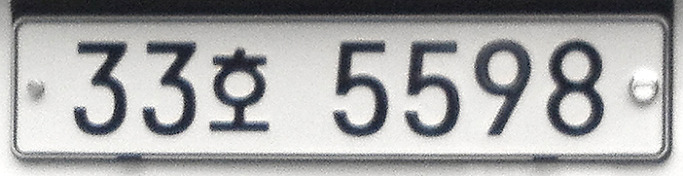
#> input picture test_pkg/images/test.jpeg, 683 x 176 px, found by its file name
$ python license_number_test.py
#> lines starting #> are read from the running program, lines starting #| are printed output that depends on the picture; after the words box and inside, x2 and y2 are one past the last pixel; in counts of white or black regions, pixels touching at a corner belong together
import cv2
import numpy as np
import matplotlib.pyplot as plt
import pytesseract

plt.style.use('dark_background')

img_ori = cv2.imread('/home/hyoseok/catkin_ws/src/test_pkg/images/test.jpeg')
#> img_ori is the input picture: shape (176, 683, 3); mean B, G, R 167.8, 167.6, 167.4
height, width, channel = img_ori.shape
#> height = 176; width = 683; channel = 3
gray = cv2.cvtColor(img_ori, cv2.COLOR_BGR2GRAY)
structuringElement = cv2.getStructuringElement(cv2.MORPH_RECT, (3, 3))
imgTopHat = cv2.morphologyEx(gray, cv2.MORPH_TOPHAT, structuringElement)
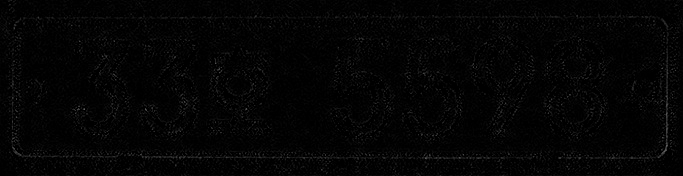
#> imgTopHat: shape (176, 683); min 0, max 101, mean 4.1
imgBlackHat = cv2.morphologyEx(gray, cv2.MORPH_BLACKHAT, structuringElement)
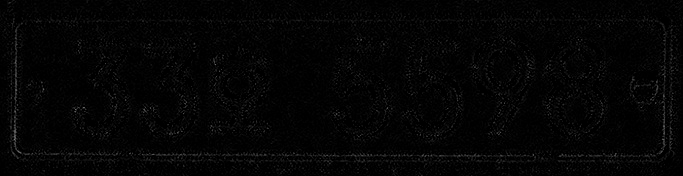
#> imgBlackHat: shape (176, 683); min 0, max 128, mean 4.4
imgGrayscalePlusTopHat = cv2.add(gray, imgTopHat)
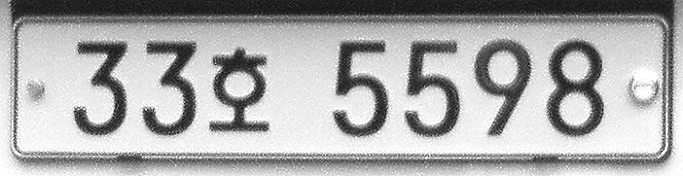
#> imgGrayscalePlusTopHat: shape (176, 683); min 0, max 255, mean 171.5
gray = cv2.subtract(imgGrayscalePlusTopHat, imgBlackHat)
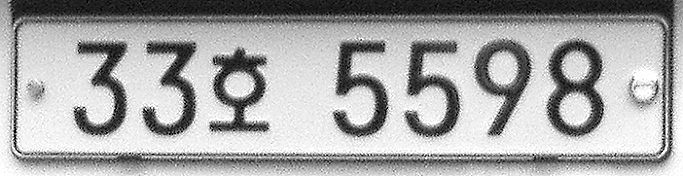
#> gray: shape (176, 683); min 0, max 255, mean 167.2

#노이즈 줄이기 위해
# 이미지 구별하기 쉽게  (0, 255)

img_blurred = cv2.GaussianBlur(gray, ksize=(5, 5), sigmaX=0)

img_thresh = cv2.adaptiveThreshold(
    img_blurred,
    maxValue=255.0,
    adaptiveMethod=cv2.ADAPTIVE_THRESH_GAUSSIAN_C,
    thresholdType=cv2.THRESH_BINARY_INV,
    blockSize=19,
    C=9
)
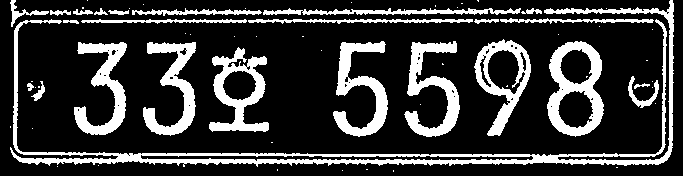
#> img_thresh: shape (176, 683); 21.6% white; 66 white regions (41 under 20 px)
#
# plt.figure(figsize=(12, 10))
# plt.imshow(img_thresh, cmap='gray')
# plt.show()

#윤곽선

contours, _ = cv2.findContours(
    img_thresh,
    mode=cv2.RETR_LIST,
    method=cv2.CHAIN_APPROX_SIMPLE
)
#> contours = 107 contours, 73 with area under 20; largest, box (x1, y1, x2, y2) and area: (10, 0, 674, 167) 6824, (547, 41, 604, 137) 4110, (474, 39, 531, 136) 2908, (209, 47, 269, 132) 2582, (333, 41, 388, 137) 1938

temp_result = np.zeros((height, width, channel), dtype=np.uint8)

#> (the run stopped early here; a loop or call above may not have finished)
